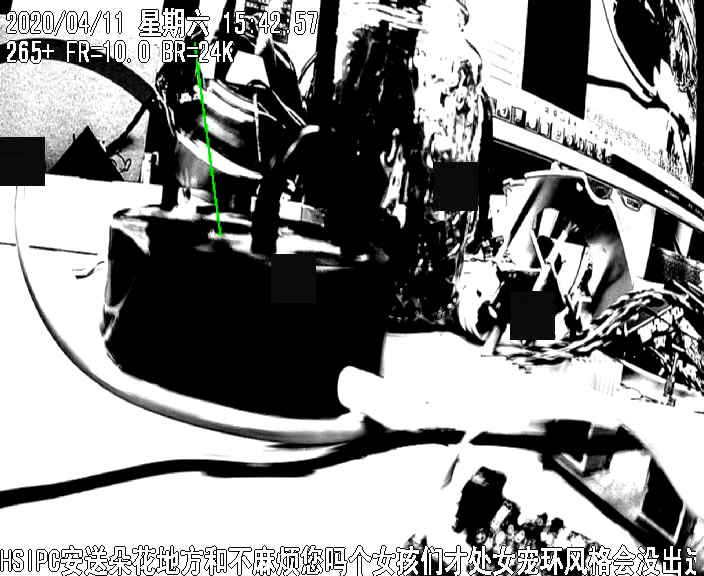
#> input picture opencv/直方图/test.jpg, 704 x 576 px
$ python test.py
#> lines starting #> are read from the running program, lines starting #| are printed output that depends on the picture
import numpy as np
import cv2 as cv
from matplotlib import pyplot as plt
img = cv.imread('test.jpg',0)
#> img: shape (576, 704); min 0, max 255, mean 139.7
equ = cv.equalizeHist(img)
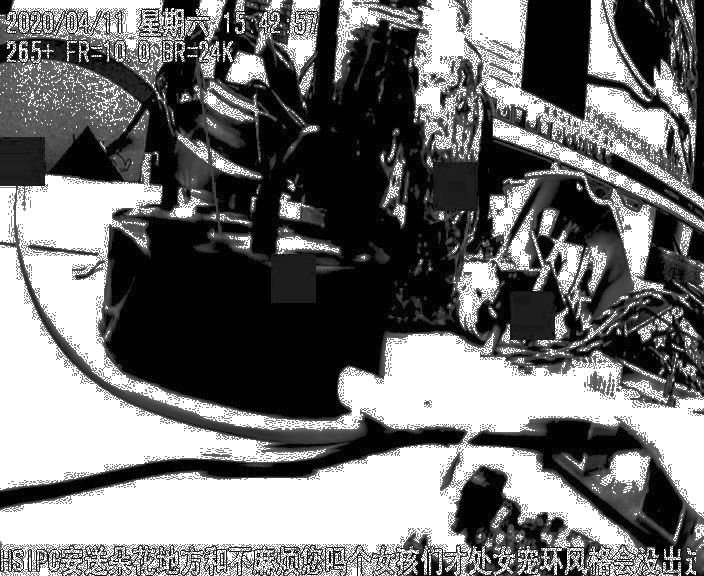
#> equ: shape (576, 704); min 0, max 255, mean 116.5
# res = np.hstack((img,equ)) #stacking images side-by-side
cv.imshow('res.png',equ)

cv.waitKey(0)

$ run again, with opencv/图像插值/test.jpg copied over opencv/直方图/test.jpg
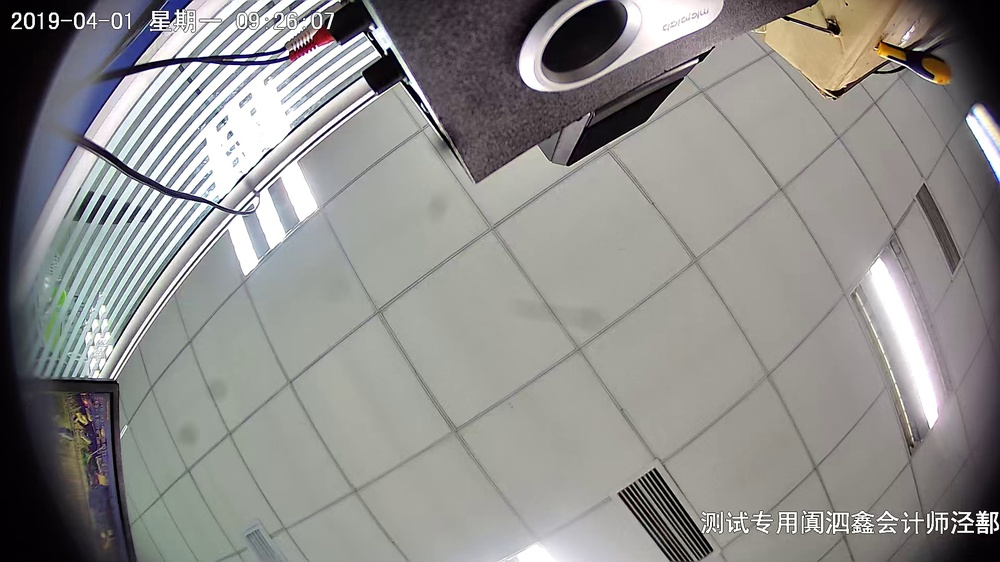
#> input picture opencv/图像插值/test.jpg, 1000 x 562 px, shrunk from 1920 x 1080 before the run
#> `img = cv.imread('test.jpg',0)`:
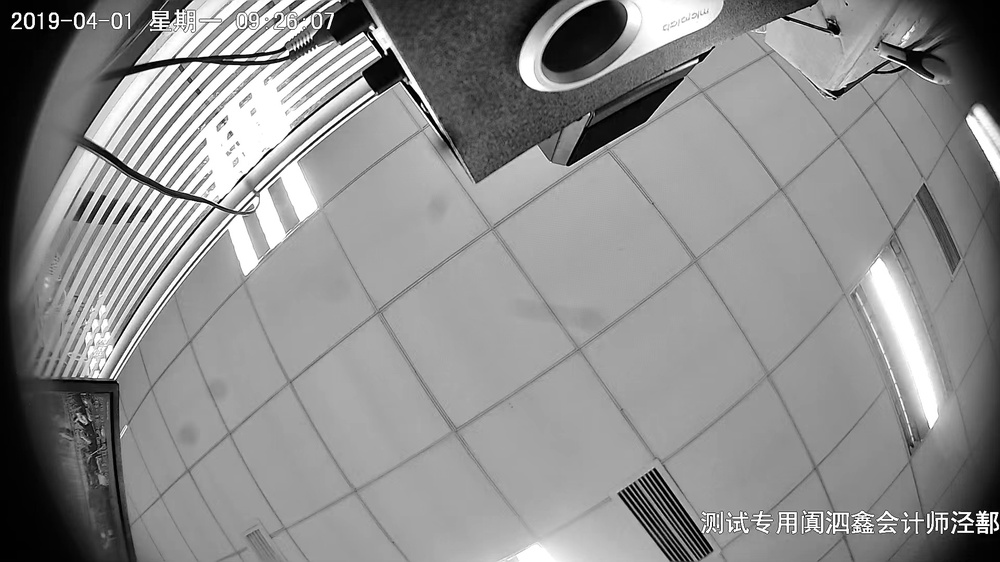
#> img: shape (562, 1000); min 0, max 255, mean 141
#> `equ = cv.equalizeHist(img)`:
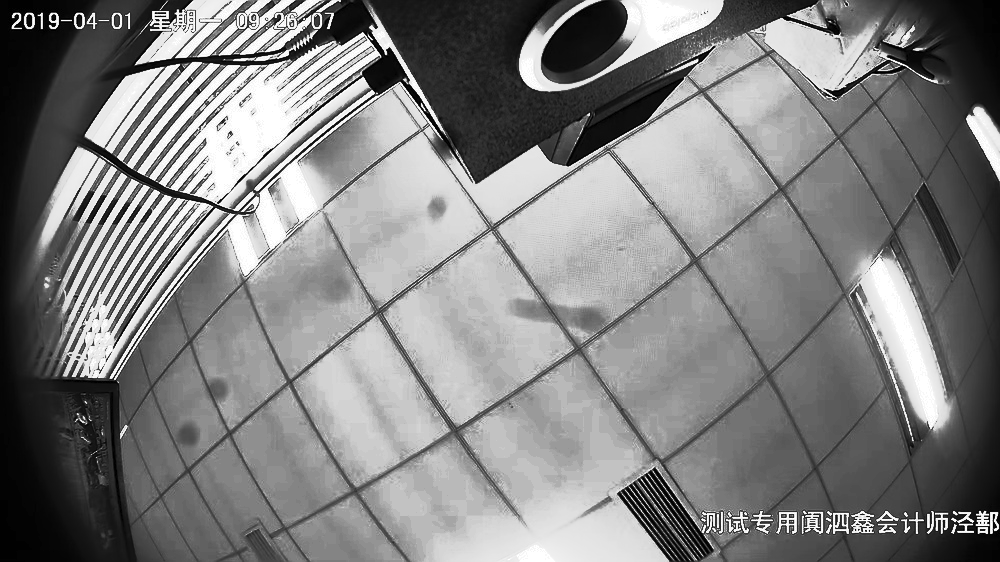
#> equ: shape (562, 1000); min 0, max 255, mean 128.9
